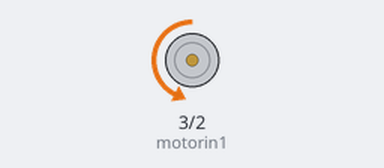
A sketch run on a simulated Arduino Uno, built with avr-gcc and run on an emulated ATmega328P. Parts: motor-driver pin pairs drawn as motors (green arrow = first pin HIGH = forward, orange = second pin HIGH = backward, longer = more drive, scaled by the enable pin).

Above: at 0.1 s.
Timing chart, 0 to 1.6 s (numbered marks = the images above):
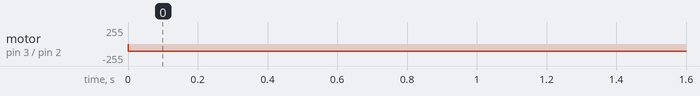

The sketch:

Rotating_stage_code.ino
```cpp
// Rotation stage

// This piece of code allows to control the "rotation stage" based on a simple DC motor and a 3D printed gear system.
// the worm gear is 1:60 and the 2 other gears have a 1:3 gear ratio, giving a speed reduction of a factor of 180.
// The ratio is equal to the number of gear teeth divided by the number of starts/threads on the worm.

// You may want to adapt the variables according to your experiment.

// History:
// 2023.09.04: Add option to start/stop motor after given duration
// 2023.08.10: Creation

///////////////////////////////////////////////////////////////////////////////////////////////
///////////////////////////////////////////////////////////////////////////////////////////////

// include libraries for later use
#include <SD.h>
//#include <DHT.h>

///////////////////////////////////////////////////////////////////////////////////////////////
///////////////////////////////////////////////////////////////////////////////////////////////

// Declare PINS, constants and variables

// initialize digital pins as an output for the motor
const int motorin1 =  3;      // the number of the motor pin
const int motorin2 =  2;      // the number of the motor pin
const int motorenable =  9;      // the number of the motor pin

const int motor_speed1 = 180; // speed on a scale from 0 to 255
const unsigned long power_duration1 = 0; // 1000UL*60*60*7.5; // time to run motor: 1000 for seceonds * 60 for minutes * 60 for hours * x minutes

const int motor_speed2 = 110; // speed on a scale from 0 to 255
const unsigned long power_duration2 = 1000UL*60*60*7.5; // time to run motor: 1000 for seceonds * 60 for minutes * 60 for hours * x minutes

// Time variables:
unsigned long start_time = millis();  // start time

void setup() {
  Serial.begin(9600);

  pinMode(motorin1, OUTPUT);
  pinMode(motorin2, OUTPUT);
  pinMode(motorenable, OUTPUT);

  digitalWrite(motorin1, HIGH);
  digitalWrite(motorin2, LOW);
  analogWrite(motorenable, 255);
}

// the loop function runs until the if is false

void loop() {
  // for first power_duration1 minutes- run direction 1.
  if (millis() - start_time<= power_duration1) { //
    // start turning

    digitalWrite(motorin1, HIGH);
    digitalWrite(motorin2, LOW);
    analogWrite(motorenable, motor_speed1); // wont turn under pwm of 100 ?
  }

  // for power_duration2 minutes- run direction 2 at speed 2
  else if (millis() - start_time<= power_duration1+power_duration2) { //
    // start turning

    digitalWrite(motorin1, LOW);
    digitalWrite(motorin2, HIGH);
    analogWrite(motorenable, motor_speed2); // wont turn under pwm of 100 ?
  }
  else {
    digitalWrite(motorin1, LOW);
    digitalWrite(motorin2, LOW);
  }
    // try to give the motor a start at pwm: 255 and then reduce to lower pwm values for slower rotation rate.loopcount = loopcount+1;
}

//digitalWrite(motorin1, LOW);
//digitalWrite(motorin2, LOW);
```

Measured:
- by itself, motor on pin 3 (motorin1) / pin 2 (motorin2): stopped → backward 110/255 at 0.00 s
